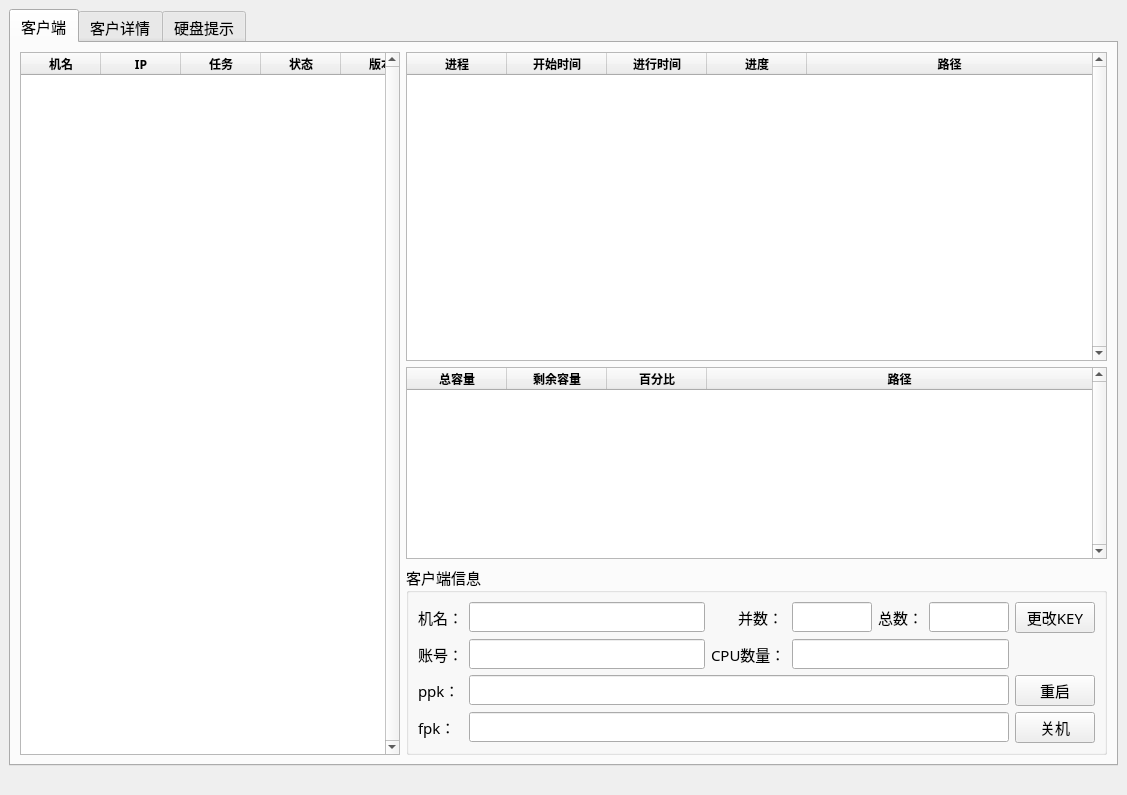
<?xml version="1.0" encoding="UTF-8"?>
<ui version="4.0">
 <class>MainWindow</class>
 <widget class="QMainWindow" name="MainWindow">
  <property name="geometry">
   <rect>
    <x>0</x>
    <y>0</y>
    <width>1127</width>
    <height>795</height>
   </rect>
  </property>
  <property name="sizePolicy">
   <sizepolicy hsizetype="Expanding" vsizetype="Expanding">
    <horstretch>0</horstretch>
    <verstretch>0</verstretch>
   </sizepolicy>
  </property>
  <property name="windowTitle">
   <string>MainWindow</string>
  </property>
  <widget class="QWidget" name="centralwidget">
   <layout class="QGridLayout" name="gridLayout_2">
    <item row="0" column="0">
     <layout class="QGridLayout" name="gridLayout">
      <item row="0" column="0">
       <widget class="QTabWidget" name="tabWidget">
        <property name="font">
         <font>
          <family>微软雅黑</family>
          <pointsize>11</pointsize>
         </font>
        </property>
        <property name="currentIndex">
         <number>0</number>
        </property>
        <widget class="QWidget" name="tab_3">
         <attribute name="title">
          <string>客户端</string>
         </attribute>
         <layout class="QHBoxLayout" name="horizontalLayout_2">
          <item>
           <widget class="QTableWidget" name="tableWidget">
            <property name="maximumSize">
             <size>
              <width>380</width>
              <height>16777215</height>
             </size>
            </property>
            <property name="font">
             <font>
              <family>微软雅黑</family>
              <pointsize>9</pointsize>
             </font>
            </property>
            <property name="autoFillBackground">
             <bool>false</bool>
            </property>
            <property name="frameShape">
             <enum>QFrame::StyledPanel</enum>
            </property>
            <property name="frameShadow">
             <enum>QFrame::Sunken</enum>
            </property>
            <property name="lineWidth">
             <number>1</number>
            </property>
            <property name="midLineWidth">
             <number>1</number>
            </property>
            <property name="verticalScrollBarPolicy">
             <enum>Qt::ScrollBarAlwaysOn</enum>
            </property>
            <property name="horizontalScrollBarPolicy">
             <enum>Qt::ScrollBarAlwaysOff</enum>
            </property>
            <property name="showDropIndicator" stdset="0">
             <bool>true</bool>
            </property>
            <property name="dragEnabled">
             <bool>false</bool>
            </property>
            <property name="alternatingRowColors">
             <bool>true</bool>
            </property>
            <property name="selectionMode">
             <enum>QAbstractItemView::SingleSelection</enum>
            </property>
            <property name="selectionBehavior">
             <enum>QAbstractItemView::SelectRows</enum>
            </property>
            <property name="textElideMode">
             <enum>Qt::ElideMiddle</enum>
            </property>
            <property name="showGrid">
             <bool>true</bool>
            </property>
            <property name="gridStyle">
             <enum>Qt::SolidLine</enum>
            </property>
            <property name="sortingEnabled">
             <bool>false</bool>
            </property>
            <property name="rowCount">
             <number>0</number>
            </property>
            <attribute name="horizontalHeaderVisible">
             <bool>true</bool>
            </attribute>
            <attribute name="horizontalHeaderCascadingSectionResizes">
             <bool>true</bool>
            </attribute>
            <attribute name="horizontalHeaderDefaultSectionSize">
             <number>80</number>
            </attribute>
            <attribute name="horizontalHeaderHighlightSections">
             <bool>true</bool>
            </attribute>
            <attribute name="horizontalHeaderStretchLastSection">
             <bool>true</bool>
            </attribute>
            <attribute name="verticalHeaderVisible">
             <bool>false</bool>
            </attribute>
            <attribute name="verticalHeaderDefaultSectionSize">
             <number>25</number>
            </attribute>
            <attribute name="verticalHeaderHighlightSections">
             <bool>true</bool>
            </attribute>
            <attribute name="verticalHeaderStretchLastSection">
             <bool>false</bool>
            </attribute>
            <column>
             <property name="text">
              <string notr="true">机名</string>
             </property>
             <property name="font">
              <font>
               <weight>75</weight>
               <bold>true</bold>
              </font>
             </property>
             <property name="background">
              <color>
               <red>255</red>
               <green>255</green>
               <blue>255</blue>
              </color>
             </property>
            </column>
            <column>
             <property name="text">
              <string>IP</string>
             </property>
             <property name="font">
              <font>
               <weight>75</weight>
               <bold>true</bold>
              </font>
             </property>
            </column>
            <column>
             <property name="text">
              <string>任务</string>
             </property>
             <property name="font">
              <font>
               <weight>75</weight>
               <bold>true</bold>
              </font>
             </property>
            </column>
            <column>
             <property name="text">
              <string>状态</string>
             </property>
             <property name="font">
              <font>
               <weight>75</weight>
               <bold>true</bold>
              </font>
             </property>
            </column>
            <column>
             <property name="text">
              <string>版本</string>
             </property>
             <property name="font">
              <font>
               <weight>75</weight>
               <bold>true</bold>
              </font>
             </property>
            </column>
           </widget>
          </item>
          <item>
           <widget class="QWidget" name="widget" native="true">
            <property name="sizePolicy">
             <sizepolicy hsizetype="Preferred" vsizetype="Preferred">
              <horstretch>0</horstretch>
              <verstretch>0</verstretch>
             </sizepolicy>
            </property>
            <property name="toolTipDuration">
             <number>0</number>
            </property>
            <layout class="QGridLayout" name="gridLayout_6">
             <property name="leftMargin">
              <number>0</number>
             </property>
             <property name="topMargin">
              <number>0</number>
             </property>
             <property name="rightMargin">
              <number>0</number>
             </property>
             <property name="bottomMargin">
              <number>0</number>
             </property>
             <item row="0" column="0">
              <layout class="QGridLayout" name="gridLayout_5" rowstretch="1,0,0">
               <item row="0" column="0">
                <widget class="QTableWidget" name="tableWidget_2">
                 <property name="font">
                  <font>
                   <family>微软雅黑</family>
                   <pointsize>9</pointsize>
                  </font>
                 </property>
                 <property name="verticalScrollBarPolicy">
                  <enum>Qt::ScrollBarAlwaysOn</enum>
                 </property>
                 <property name="horizontalScrollBarPolicy">
                  <enum>Qt::ScrollBarAsNeeded</enum>
                 </property>
                 <attribute name="horizontalHeaderStretchLastSection">
                  <bool>true</bool>
                 </attribute>
                 <column>
                  <property name="text">
                   <string>进程</string>
                  </property>
                  <property name="font">
                   <font>
                    <weight>75</weight>
                    <bold>true</bold>
                   </font>
                  </property>
                 </column>
                 <column>
                  <property name="text">
                   <string>开始时间</string>
                  </property>
                  <property name="font">
                   <font>
                    <weight>75</weight>
                    <bold>true</bold>
                   </font>
                  </property>
                 </column>
                 <column>
                  <property name="text">
                   <string>进行时间</string>
                  </property>
                  <property name="font">
                   <font>
                    <weight>75</weight>
                    <bold>true</bold>
                   </font>
                  </property>
                 </column>
                 <column>
                  <property name="text">
                   <string>进度</string>
                  </property>
                  <property name="font">
                   <font>
                    <weight>75</weight>
                    <bold>true</bold>
                   </font>
                  </property>
                 </column>
                 <column>
                  <property name="text">
                   <string>路径</string>
                  </property>
                  <property name="font">
                   <font>
                    <weight>75</weight>
                    <bold>true</bold>
                   </font>
                  </property>
                 </column>
                </widget>
               </item>
               <item row="1" column="0">
                <widget class="QTableWidget" name="tableWidget_3">
                 <property name="font">
                  <font>
                   <family>微软雅黑</family>
                   <pointsize>9</pointsize>
                  </font>
                 </property>
                 <property name="verticalScrollBarPolicy">
                  <enum>Qt::ScrollBarAlwaysOn</enum>
                 </property>
                 <property name="horizontalScrollBarPolicy">
                  <enum>Qt::ScrollBarAsNeeded</enum>
                 </property>
                 <attribute name="horizontalHeaderStretchLastSection">
                  <bool>true</bool>
                 </attribute>
                 <column>
                  <property name="text">
                   <string>总容量</string>
                  </property>
                  <property name="font">
                   <font>
                    <weight>75</weight>
                    <bold>true</bold>
                   </font>
                  </property>
                 </column>
                 <column>
                  <property name="text">
                   <string>剩余容量</string>
                  </property>
                  <property name="font">
                   <font>
                    <weight>75</weight>
                    <bold>true</bold>
                   </font>
                  </property>
                 </column>
                 <column>
                  <property name="text">
                   <string>百分比</string>
                  </property>
                  <property name="font">
                   <font>
                    <weight>75</weight>
                    <bold>true</bold>
                   </font>
                  </property>
                 </column>
                 <column>
                  <property name="text">
                   <string>路径</string>
                  </property>
                  <property name="font">
                   <font>
                    <weight>75</weight>
                    <bold>true</bold>
                   </font>
                  </property>
                 </column>
                </widget>
               </item>
               <item row="2" column="0">
                <widget class="QGroupBox" name="groupBox">
                 <property name="title">
                  <string>客户端信息</string>
                 </property>
                 <layout class="QGridLayout" name="gridLayout_3">
                  <item row="3" column="1">
                   <widget class="QLineEdit" name="lineEdit_username"/>
                  </item>
                  <item row="7" column="0">
                   <widget class="QLabel" name="label_9">
                    <property name="text">
                     <string>fpk：</string>
                    </property>
                   </widget>
                  </item>
                  <item row="5" column="1" colspan="5">
                   <widget class="QLineEdit" name="lineEdit_ppk"/>
                  </item>
                  <item row="1" column="1">
                   <widget class="QLineEdit" name="lineEdit_name"/>
                  </item>
                  <item row="7" column="1" colspan="5">
                   <widget class="QLineEdit" name="lineEdit_fpk"/>
                  </item>
                  <item row="1" column="2">
                   <widget class="QLabel" name="label_6">
                    <property name="text">
                     <string>       并数：</string>
                    </property>
                   </widget>
                  </item>
                  <item row="3" column="0">
                   <widget class="QLabel" name="label_7">
                    <property name="text">
                     <string>账号：</string>
                    </property>
                   </widget>
                  </item>
                  <item row="5" column="0">
                   <widget class="QLabel" name="label_10">
                    <property name="text">
                     <string>ppk：</string>
                    </property>
                   </widget>
                  </item>
                  <item row="3" column="3" colspan="3">
                   <widget class="QLineEdit" name="lineEdit_cpu"/>
                  </item>
                  <item row="1" column="5">
                   <widget class="QLineEdit" name="lineEdit_sum">
                    <property name="maximumSize">
                     <size>
                      <width>80</width>
                      <height>16777215</height>
                     </size>
                    </property>
                   </widget>
                  </item>
                  <item row="1" column="3">
                   <widget class="QLineEdit" name="lineEdit_num">
                    <property name="sizePolicy">
                     <sizepolicy hsizetype="Fixed" vsizetype="Fixed">
                      <horstretch>0</horstretch>
                      <verstretch>0</verstretch>
                     </sizepolicy>
                    </property>
                    <property name="maximumSize">
                     <size>
                      <width>80</width>
                      <height>16777215</height>
                     </size>
                    </property>
                   </widget>
                  </item>
                  <item row="1" column="4">
                   <widget class="QLabel" name="label_8">
                    <property name="text">
                     <string>总数：</string>
                    </property>
                   </widget>
                  </item>
                  <item row="1" column="0">
                   <widget class="QLabel" name="label_5">
                    <property name="text">
                     <string>机名：</string>
                    </property>
                   </widget>
                  </item>
                  <item row="3" column="2">
                   <widget class="QLabel" name="label_11">
                    <property name="text">
                     <string>CPU数量：</string>
                    </property>
                   </widget>
                  </item>
                  <item row="1" column="6">
                   <widget class="QPushButton" name="pushButton_update">
                    <property name="text">
                     <string>更改KEY</string>
                    </property>
                   </widget>
                  </item>
                  <item row="7" column="6">
                   <widget class="QPushButton" name="pushButton_shutdown">
                    <property name="text">
                     <string>关机</string>
                    </property>
                   </widget>
                  </item>
                  <item row="5" column="6">
                   <widget class="QPushButton" name="pushButton_reboot">
                    <property name="text">
                     <string>重启</string>
                    </property>
                   </widget>
                  </item>
                 </layout>
                </widget>
               </item>
              </layout>
             </item>
            </layout>
           </widget>
          </item>
         </layout>
        </widget>
        <widget class="QWidget" name="tab">
         <attribute name="title">
          <string>客户详情</string>
         </attribute>
         <layout class="QGridLayout" name="gridLayout_9">
          <item row="0" column="0">
           <layout class="QGridLayout" name="gridLayout_8" rowstretch="1,0,0">
            <property name="horizontalSpacing">
             <number>4</number>
            </property>
            <item row="1" column="0">
             <widget class="QTableWidget" name="tableWidget_4">
              <property name="sizePolicy">
               <sizepolicy hsizetype="Expanding" vsizetype="Preferred">
                <horstretch>0</horstretch>
                <verstretch>0</verstretch>
               </sizepolicy>
              </property>
              <attribute name="horizontalHeaderStretchLastSection">
               <bool>true</bool>
              </attribute>
              <column>
               <property name="text">
                <string>ID</string>
               </property>
              </column>
              <column>
               <property name="text">
                <string>机名</string>
               </property>
              </column>
              <column>
               <property name="text">
                <string>账号</string>
               </property>
              </column>
              <column>
               <property name="text">
                <string>开始时间</string>
               </property>
              </column>
              <column>
               <property name="text">
                <string>P图时长</string>
               </property>
              </column>
              <column>
               <property name="text">
                <string>完成时间</string>
               </property>
              </column>
              <column>
               <property name="text">
                <string>硬盘</string>
               </property>
              </column>
              <column>
               <property name="text">
                <string>文件名</string>
               </property>
              </column>
             </widget>
            </item>
            <item row="0" column="0">
             <widget class="QWidget" name="widget_2" native="true">
              <property name="sizePolicy">
               <sizepolicy hsizetype="Expanding" vsizetype="Fixed">
                <horstretch>0</horstretch>
                <verstretch>0</verstretch>
               </sizepolicy>
              </property>
              <layout class="QHBoxLayout" name="horizontalLayout">
               <item>
                <widget class="QLabel" name="label">
                 <property name="text">
                  <string>机名：</string>
                 </property>
                </widget>
               </item>
               <item>
                <widget class="QLineEdit" name="lineEdit"/>
               </item>
               <item>
                <widget class="QLabel" name="label_2">
                 <property name="text">
                  <string>账号：</string>
                 </property>
                </widget>
               </item>
               <item>
                <widget class="QLineEdit" name="lineEdit_2"/>
               </item>
               <item>
                <widget class="QCheckBox" name="checkBox">
                 <property name="text">
                  <string>开始日期</string>
                 </property>
                </widget>
               </item>
               <item>
                <widget class="QDateEdit" name="dateEdit"/>
               </item>
               <item>
                <widget class="QLabel" name="label_3">
                 <property name="text">
                  <string>结束日期</string>
                 </property>
                </widget>
               </item>
               <item>
                <widget class="QDateEdit" name="dateEdit_2"/>
               </item>
               <item>
                <widget class="QPushButton" name="pushButton">
                 <property name="text">
                  <string>搜索</string>
                 </property>
                </widget>
               </item>
               <item>
                <widget class="QLabel" name="label_4">
                 <property name="text">
                  <string>总数：</string>
                 </property>
                </widget>
               </item>
               <item>
                <widget class="QLabel" name="label_ok_count">
                 <property name="text">
                  <string>0</string>
                 </property>
                </widget>
               </item>
              </layout>
             </widget>
            </item>
            <item row="2" column="0">
             <widget class="QFrame" name="frame">
              <property name="sizePolicy">
               <sizepolicy hsizetype="Preferred" vsizetype="Fixed">
                <horstretch>0</horstretch>
                <verstretch>0</verstretch>
               </sizepolicy>
              </property>
              <property name="minimumSize">
               <size>
                <width>0</width>
                <height>0</height>
               </size>
              </property>
              <property name="frameShape">
               <enum>QFrame::StyledPanel</enum>
              </property>
              <property name="frameShadow">
               <enum>QFrame::Raised</enum>
              </property>
              <layout class="QHBoxLayout" name="horizontalLayout_3">
               <property name="spacing">
                <number>5</number>
               </property>
               <property name="leftMargin">
                <number>0</number>
               </property>
               <property name="topMargin">
                <number>0</number>
               </property>
               <property name="rightMargin">
                <number>0</number>
               </property>
               <property name="bottomMargin">
                <number>0</number>
               </property>
               <item>
                <widget class="QPushButton" name="PB_Forward">
                 <property name="text">
                  <string>上一页</string>
                 </property>
                </widget>
               </item>
               <item>
                <widget class="QLineEdit" name="lineEdit_ok_num">
                 <property name="enabled">
                  <bool>true</bool>
                 </property>
                 <property name="sizePolicy">
                  <sizepolicy hsizetype="Fixed" vsizetype="Fixed">
                   <horstretch>0</horstretch>
                   <verstretch>0</verstretch>
                  </sizepolicy>
                 </property>
                 <property name="minimumSize">
                  <size>
                   <width>2</width>
                   <height>0</height>
                  </size>
                 </property>
                 <property name="maximumSize">
                  <size>
                   <width>30</width>
                   <height>16777215</height>
                  </size>
                 </property>
                 <property name="text">
                  <string>1</string>
                 </property>
                 <property name="echoMode">
                  <enum>QLineEdit::Normal</enum>
                 </property>
                </widget>
               </item>
               <item>
                <widget class="QLabel" name="label_ok_page">
                 <property name="sizePolicy">
                  <sizepolicy hsizetype="Fixed" vsizetype="Preferred">
                   <horstretch>0</horstretch>
                   <verstretch>0</verstretch>
                  </sizepolicy>
                 </property>
                 <property name="text">
                  <string>| 0</string>
                 </property>
                </widget>
               </item>
               <item>
                <widget class="QPushButton" name="PB_Backward">
                 <property name="text">
                  <string>下一页</string>
                 </property>
                </widget>
               </item>
              </layout>
             </widget>
            </item>
           </layout>
          </item>
         </layout>
        </widget>
        <widget class="QWidget" name="tab_2">
         <attribute name="title">
          <string>硬盘提示</string>
         </attribute>
         <layout class="QGridLayout" name="gridLayout_10">
          <item row="0" column="0">
           <widget class="QTableWidget" name="tableWidget_5">
            <column>
             <property name="text">
              <string>ID</string>
             </property>
            </column>
            <column>
             <property name="text">
              <string>机名</string>
             </property>
            </column>
            <column>
             <property name="text">
              <string>硬盘路径</string>
             </property>
            </column>
            <column>
             <property name="text">
              <string>剩余容量</string>
             </property>
            </column>
            <column>
             <property name="text">
              <string>删除</string>
             </property>
            </column>
           </widget>
          </item>
         </layout>
        </widget>
       </widget>
      </item>
     </layout>
    </item>
    <item row="1" column="0">
     <widget class="QLabel" name="label_num">
      <property name="text">
       <string/>
      </property>
     </widget>
    </item>
   </layout>
  </widget>
 </widget>
 <resources/>
 <connections/>
</ui>
